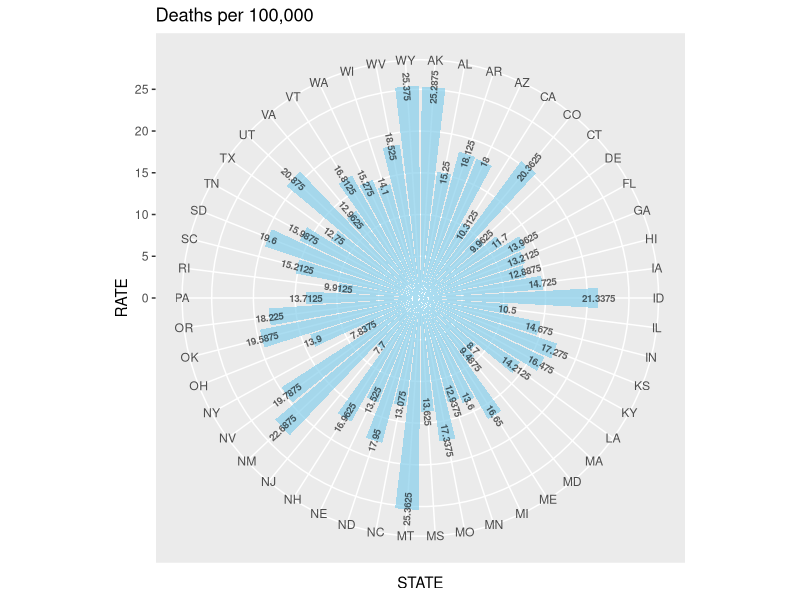

This chart was generated by the following R code:
library(readr)
library(ggplot2)
library(dplyr)
library(tidyverse)

US_data <- read.csv("data/suicide_mortality.csv")

US_data_grp_state <- group_by(US_data, STATE) %>%
  summarize(RATE = mean(RATE))

data <- data.frame(
  id=seq(1,50),
  individual=paste( "STATE", seq(1,50), sep=""),
  value=sample( seq(10,100), 50, replace=T)
)

# ----- This section prepare a dataframe for labels ---- #
# Get the name and the y position of each label
label_data <- data

# calculate the ANGLE of the labels
number_of_bar <- nrow(label_data)
angle <-  90 - 360 * (label_data$id-0.5) /number_of_bar     # I substract 0.5 because the letter must have the angle of the center of the bars. Not extreme right(1) or extreme left (0)

# calculate the alignment of labels: right or left
# If I am on the left part of the plot, my labels have currently an angle < -90
label_data$hjust<-ifelse( angle < -90, 1, 0)

# flip angle BY to make them readable
label_data$angle<-ifelse(angle < -90, angle+180, angle)
# ----- ------------------------------------------- ---- #


# Start the plot
p <- ggplot(data = US_data_grp_state, aes(x=STATE, y=RATE)) +       # Note that id is a factor. If x is numeric, there is some space between the first bar
  
  # This add the bars with a blue color
  geom_bar(stat="identity", fill=alpha("skyblue", 0.7)) +
  
  ggtitle("Deaths per 100,000")+
  
  # This makes the coordinate polar instead of cartesian.
  coord_polar(start = 0) +
  
  # Add the labels, using the label_data dataframe that we have created before
  geom_text(data=US_data_grp_state, aes(x = STATE, y = RATE, label = RATE), color="black", fontface="bold",alpha=0.6, size=2.5, angle= label_data$angle, inherit.aes = FALSE ) 
coord_polar(start = 0)

